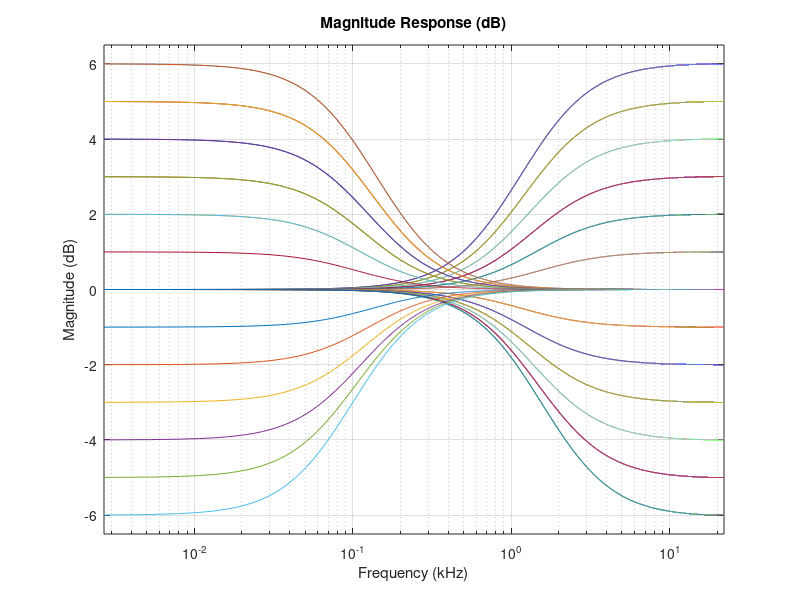

This chart was generated by the following MATLAB code:
%%
% This is an example of how to create an x-axis semilog plot in MATLAB&#174;.
% 
% Read about the <http://www.mathworks.com/help/matlab/ref/semilogx.html |semilogx|> function in the MATLAB documentation.
%
% For more examples, go to <http://www.mathworks.com/discovery/gallery.html MATLAB Plot Gallery>
%
% Copyright 2012-2014 The MathWorks, Inc.

% Load the response data
load responseData frequency magnitude

% Create an x-axis semilog plot using the semilogx function
figure
semilogx(frequency, magnitude)

% Set the axis limits and turn on the grid
axis([min(frequency) max(frequency) -6.5 6.5])
grid on

% Add title and axis labels
title('Magnitude Response (dB)')
xlabel('Frequency (kHz)')
ylabel('Magnitude (dB)')
